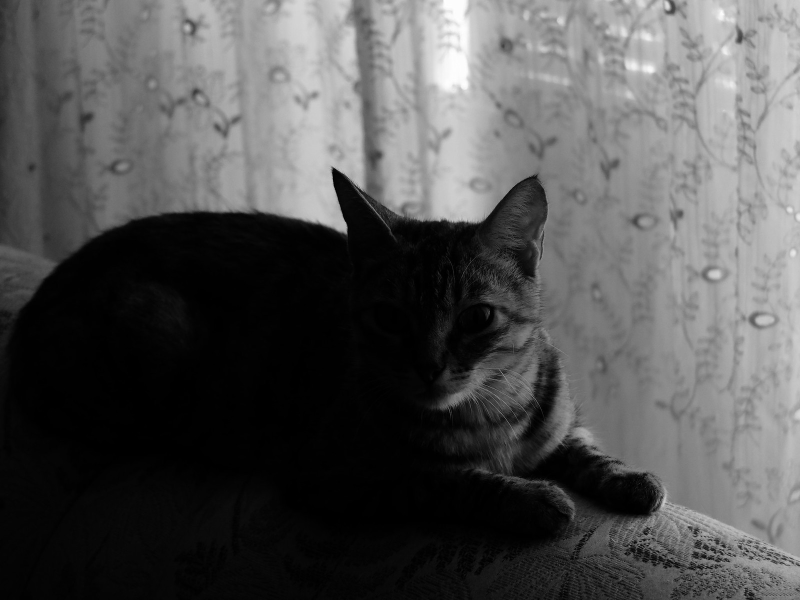
#> input picture 數位影像處理(李明穗)/hw1/SampleImage/sample2.png, 800 x 600 px, found by its file name
$ python 1_d.py
#> lines starting #> are read from the running program, lines starting #| are printed output that depends on the picture
import numpy as np
import cv2
import matplotlib.pyplot as plt

img = cv2.imread("SampleImage/sample2.png",cv2.IMREAD_GRAYSCALE)
#> img is the input picture: shape (600, 800); min 0, max 254, mean 82.8

x = np.array([[-1, -1, -1], [-1, 9, -1], [-1, -1, -1]])
img = np.pad(img, ((1, 1), (1, 1)), 'edge')
#> img: shape (602, 802)
img2 = np.zeros((600,800))
for i in range(1,img.shape[0] - 1):
    for j in range(1,img.shape[1] - 1):
        img2[i-1,j-1] = np.sum(np.multiply(x, img[i-1:i+2, j-1:j+2]))
        if img2[i-1,j-1]<0:
            img2[i-1,j-1]=0
        elif img2[i-1,j-1]>255:
            img2[i-1,j-1]=255
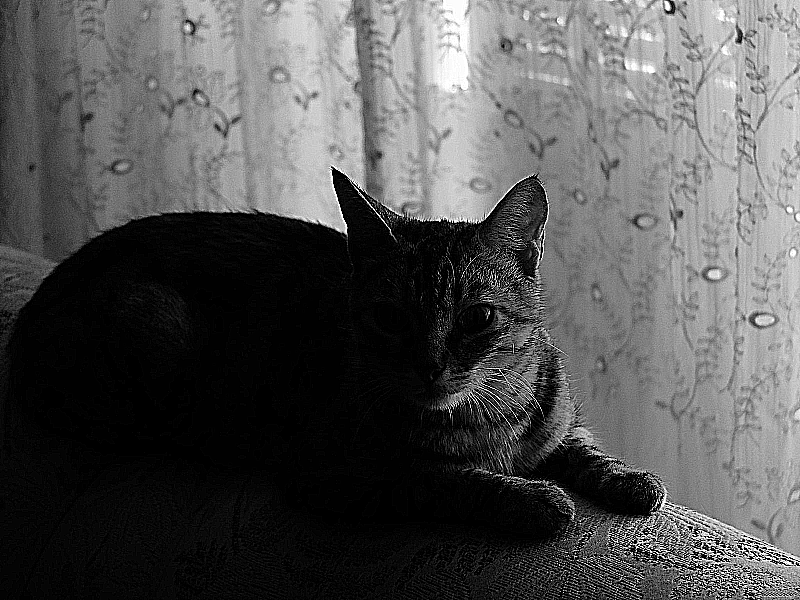
#> img2: shape (600, 800) float64; min 0, max 255, mean 84.4
'''x = (1/9)*np.array([[1, 1, 1], [1, 1, 1], [1, 1, 1]])
img = np.pad(img, ((1, 1), (1, 1)), 'edge')
img2 = np.zeros((600,800))
for i in range(1,img.shape[0] - 1):
    for j in range(1,img.shape[1] - 1):
        img2[i-1,j-1] = np.sum(np.multiply(x, img[i-1:i+2, j-1:j+2]))

c=5/6
img3 = np.zeros((600,800))
for i in range(img2.shape[0]):
    for j in range(img2.shape[1]):
        img3[i,j] = c/(2*c-1)*img[i+1,j+1]-(1-c)/(2*c-1)*img2[i,j]
img3=img3.astype(np.uint8)'''
cv2.imwrite("result5.png",img2)
#cv2.imshow("haha",img)
#cv2.waitKey(0)

$ run again, with 數位影像處理(李明穗)/hw1/SampleImage/sample3.png copied over 數位影像處理(李明穗)/hw1/SampleImage/sample2.png
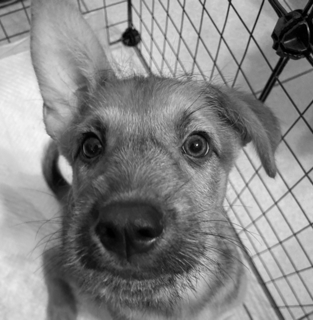
#> input picture 數位影像處理(李明穗)/hw1/SampleImage/sample3.png, 313 x 320 px, found by its file name
#> img is the input picture: shape (320, 313); min 0, max 246, mean 133.9
#> `img = np.pad(img, ((1, 1), (1, 1)), 'edge')`:
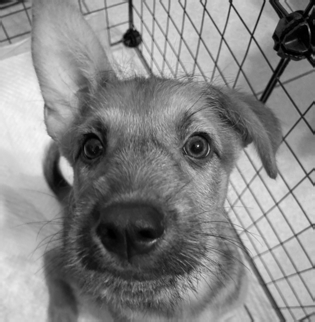
#> img: shape (322, 315); min 0, max 246, mean 134.2
#> after the loop `for i in range(1,img.shape[0] - 1):`:
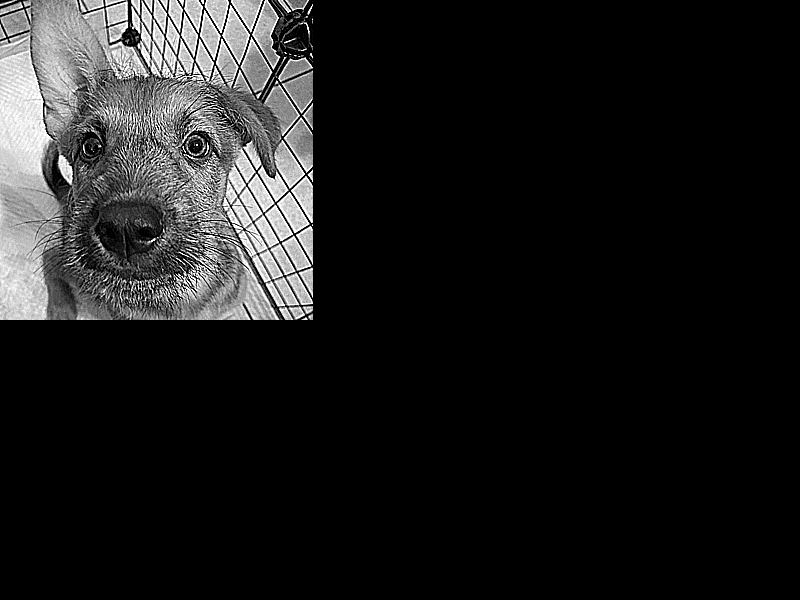
#> img2: shape (600, 800) float64; min 0, max 255, mean 28.2
